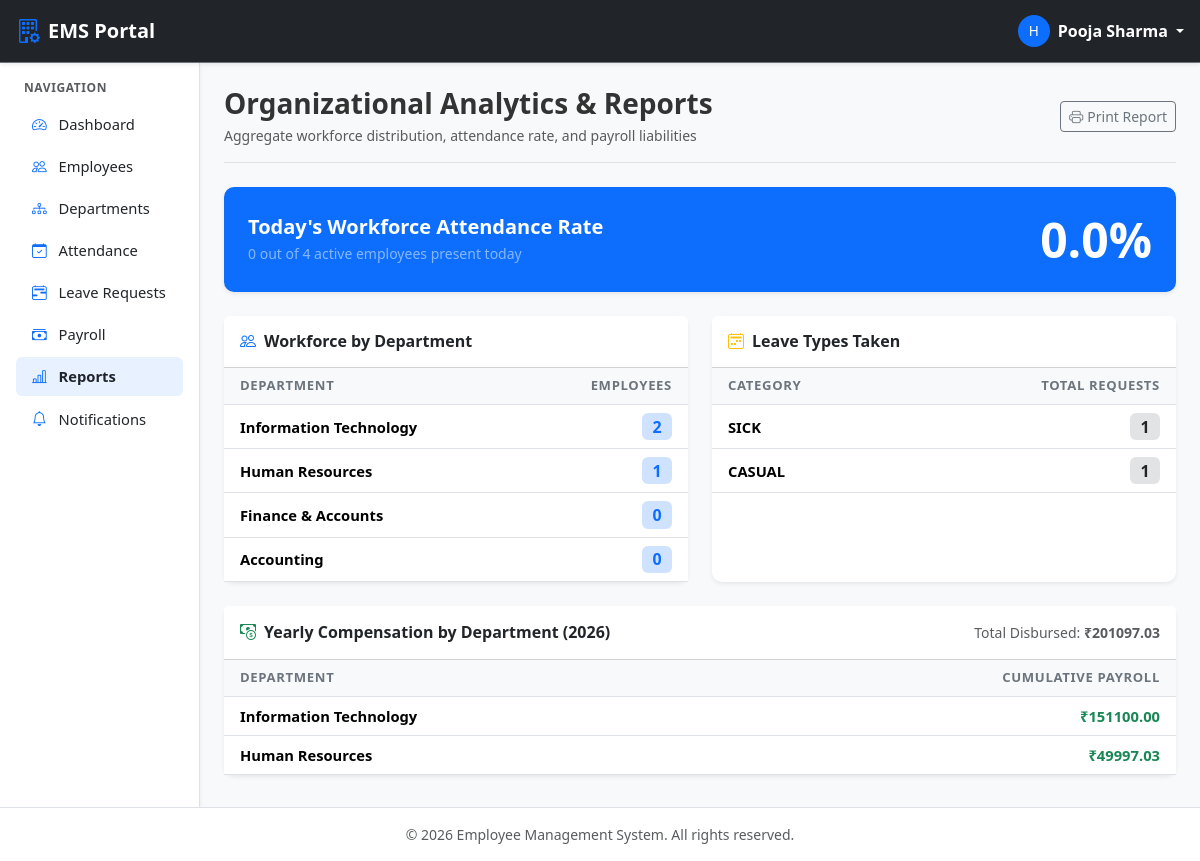
/reports/ (signed in), run on the app's committed database.
### departments/models.py (models this page shows, shortened)
class Department(models.Model):
    name = models.CharField(max_length=100, unique=True)
    description = models.TextField(blank=True, null=True)
    created_at = models.DateTimeField(auto_now_add=True)
    updated_at = models.DateTimeField(auto_now=True)
    class Meta:
        ordering = ['name']
        verbose_name = 'Department'
        verbose_name_plural = 'Departments'

### leaves/models.py (models this page shows, shortened)
class LeaveRequest(models.Model):
    LEAVE_TYPES = (
        ('CASUAL', 'Casual Leave'),
        ('SICK', 'Sick Leave'),
        ('EARNED', 'Earned Leave'),
        ('EMERGENCY', 'Emergency Leave'),
    )
    STATUS_CHOICES = (
        ('PENDING', 'Pending'),
        ('APPROVED', 'Approved'),
        ('REJECTED', 'Rejected'),
    )
    employee = models.ForeignKey(
        Employee,
        on_delete=models.CASCADE,
        related_name='leave_requests'
    )
    leave_type = models.CharField(max_length=15, choices=LEAVE_TYPES, default='CASUAL')
    start_date = models.DateField()
    end_date = models.DateField()
    reason = models.TextField()
    status = models.CharField(max_length=10, choices=STATUS_CHOICES, default='PENDING')
    rejection_reason = models.CharField(max_length=255, blank=True, null=True)
    applied_at = models.DateTimeField(auto_now_add=True)
    approved_by = models.ForeignKey(
        User,
        on_delete=models.SET_NULL,
        null=True,
        blank=True,
        related_name='approved_leaves'
    )
    action_taken_at = models.DateTimeField(null=True, blank=True)
    class Meta:
        ordering = ['-applied_at']

### reports/views.py (the view)
# urls.py: path('', views.reports_hub_view, name='reports_hub'),
@hr_required
def reports_hub_view(request):
    today = timezone.now().date()
    current_month = today.month
    current_year = today.year
    dept_distribution = Department.objects.annotate(
        staff_count=Count('employees')
    ).order_by('-staff_count')
    total_active_staff = Employee.objects.filter(status='ACTIVE').count()
    present_today = Attendance.objects.filter(date=today, status='PRESENT').count()
    absent_today = Attendance.objects.filter(date=today, status='ABSENT').count()
    attendance_rate = round((present_today / total_active_staff * 100), 1) if total_active_staff > 0 else 0
    leave_stats = LeaveRequest.objects.values('leave_type').annotate(
        total_requests=Count('id')
    ).order_by('-total_requests')
    dept_payroll = Department.objects.annotate(
        total_payroll=Sum('employees__salary_records__net_salary')
    ).filter(total_payroll__gt=0).order_by('-total_payroll')
    total_yearly_payroll = SalaryRecord.objects.filter(
        year=current_year
    ).aggregate(total=Sum('net_salary'))['total'] or 0.00
    context = {
        'dept_distribution': dept_distribution,
        'total_active_staff': total_active_staff,
        'present_today': present_today,
        'absent_today': absent_today,
        'attendance_rate': attendance_rate,
        'leave_stats': leave_stats,
        'dept_payroll': dept_payroll,
        'total_yearly_payroll': total_yearly_payroll,
        'current_year': current_year,
    }
    return render(request, 'reports/reports_hub.html', context)

### reports/templates/reports/reports_hub.html (shortened to what this page needs)
{% extends "base.html" %}
{% block content %}
<div class="container-fluid p-0">
    <div class="d-flex justify-content-between align-items-center pb-3 mb-4 border-bottom">
        <div>
            <h3 class="fw-bold mb-1">Organizational Analytics & Reports</h3>
            <p class="text-muted small mb-0">Aggregate workforce distribution, attendance rate, and payroll liabilities</p>
        </div>
        <button onclick="window.print()" class="btn btn-outline-secondary btn-sm">
            <i class="bi bi-printer me-1"></i>Print Report
        </button>
    </div>
    <div class="card shadow-sm border-0 mb-4 bg-primary text-white">
        <div class="card-body p-4 d-flex flex-column flex-md-row justify-content-between align-items-md-center gap-3">
            <div>
                <h5 class="fw-bold mb-1">Today's Workforce Attendance Rate</h5>
                <p class="text-white-50 small mb-0">{{ present_today }} out of {{ total_active_staff }} active employees present today</p>
            </div>
            <div class="display-5 fw-bold">{{ attendance_rate }}%</div>
        </div>
    </div>
    <div class="row g-4 mb-4">
        <div class="col-lg-6">
            <div class="card shadow-sm border-0 h-100">
                <div class="card-header bg-white py-3">
                    <h6 class="fw-bold mb-0 text-dark"><i class="bi bi-people me-2 text-primary"></i>Workforce by Department</h6>
                </div>
                <div class="card-body p-0">
                    <table class="table table-hover align-middle mb-0">
                        <thead class="table-light">
                            <tr>
                                <th class="ps-3">Department</th>
                                <th class="text-end pe-3">Employees</th>
                            </tr>
                        </thead>
                        <tbody>
                            {% for dept in dept_distribution %}
                            <tr>
                                <td class="ps-3 fw-semibold">{{ dept.name }}</td>
                                <td class="text-end pe-3">
                                    <span class="badge bg-primary-subtle text-primary fs-6">{{ dept.staff_count }}</span>
                                </td>
                            </tr>
                            {% empty %}
                            <tr><td colspan="2" class="text-center text-muted py-3">No department data recorded</td></tr>
                            {% endfor %}
                        </tbody>
                    </table>
                </div>
            </div>
        </div>
        <div class="col-lg-6">
            <div class="card shadow-sm border-0 h-100">
                <div class="card-header bg-white py-3">
                    <h6 class="fw-bold mb-0 text-dark"><i class="bi bi-calendar2-week me-2 text-warning"></i>Leave Types Taken</h6>
                </div>
                <div class="card-body p-0">
                    <table class="table table-hover align-middle mb-0">
                        <thead class="table-light">
                            <tr>
                                <th class="ps-3">Category</th>
                                <th class="text-end pe-3">Total Requests</th>
                            </tr>
                        </thead>
                        <tbody>
                            {% for item in leave_stats %}
                            <tr>
                                <td class="ps-3 fw-semibold">{{ item.leave_type }}</td>
                                <td class="text-end pe-3">
                                    <span class="badge bg-secondary-subtle text-dark fs-6">{{ item.total_requests }}</span>
                                </td>
                            </tr>
                            {% empty %}
                            <tr><td colspan="2" class="text-center text-muted py-3">No leave data available</td></tr>
                            {% endfor %}
                        </tbody>
                    </table>
                </div>
            </div>
        </div>
    </div>
    <div class="card shadow-sm border-0">
        <div class="card-header bg-white py-3 d-flex justify-content-between align-items-center">
            <h6 class="fw-bold mb-0 text-dark"><i class="bi bi-cash-coin me-2 text-success"></i>Yearly Compensation by Department ({{ current_year }})</h6>
            <span class="text-muted small">Total Disbursed: <strong>₹{{ total_yearly_payroll|floatformat:2 }}</strong></span>
        </div>
        <div class="card-body p-0">
            <table class="table table-hover align-middle mb-0">
                <thead class="table-light">
                    <tr>
                        <th class="ps-3">Department</th>
                        <th class="text-end pe-3">Cumulative Payroll</th>
                    </tr>
                </thead>
                <tbody>
                    {% for item in dept_payroll %}
                    <tr>
                        <td class="ps-3 fw-semibold">{{ item.name }}</td>
                        <td class="text-end pe-3 fw-bold text-success">₹{{ item.total_payroll|floatformat:2 }}</td>
                    </tr>
                    {% empty %}
                    <tr><td colspan="2" class="text-center text-muted py-4">No salary records generated this year</td></tr>
                    {% endfor %}
                </tbody>
            </table>
        </div>
    </div>
</div>
{% endblock %}

### templates/navbar.html (shortened to what this page needs)
<nav class="navbar navbar-expand-lg navbar-dark bg-dark sticky-top border-bottom border-secondary shadow-sm">
    <div class="container-fluid px-3">
        <a class="navbar-brand fw-bold d-flex align-items-center" href="#">
            <i class="bi bi-building-gear text-primary me-2 fs-4"></i>
            <span>EMS Portal</span>
        </a>
        {% if user.is_authenticated %}
        <div class="ms-auto d-flex align-items-center">
            <div class="dropdown">
                <a href="#" class="d-flex align-items-center text-white text-decoration-none dropdown-toggle" id="userDropdown" data-bs-toggle="dropdown" aria-expanded="false">
                    <span class="avatar-badge bg-primary text-white rounded-circle me-2 d-inline-flex justify-content-center align-items-center" style="width: 32px; height: 32px; font-size: 0.85rem;">
                        {{ user.username|first|upper }}
                    </span>
                    <span class="d-none d-sm-inline fw-semibold me-1">{{ user.get_full_name|default:user.username }}</span>
                </a>
            </div>
        </div>
        {% else %}
        <div class="ms-auto">
            <a href="{% url 'login' %}" class="btn btn-outline-light btn-sm px-3">Login</a>
        </div>
        {% endif %}
    </div>
</nav>

### static/css/style.css (style rules this page uses)
:root { --ems-primary: #0d6efd; --ems-dark: #212529; --ems-sidebar-bg: #ffffff; --ems-sidebar-width: 250px; --ems-card-radius: 10px; }
body { font-family: system-ui, -apple-system, "Segoe UI", Roboto, "Helvetica Neue", Arial, sans-serif; color: #333333; background-color: #f8f9fa; }
.card { border-radius: var(--ems-card-radius); border: 1px solid #edf2f9; transition: transform 0.15s ease-in-out, box-shadow 0.15s ease-in-out; }
.table thead th { font-size: 0.82rem; text-transform: uppercase; letter-spacing: 0.05em; color: #6c757d; background-color: #f8f9fa; border-bottom: 1px solid #dee2e6; }
.table tbody td { vertical-align: middle; font-size: 0.92rem; }

### data on the page
Department: name "Information Technology", staff_count "2", total_payroll "151100.00"
Department: name "Human Resources", staff_count "1", total_payroll "49997.03"
Department: name "Finance & Accounts", staff_count "0"
Department: name "Accounting", staff_count "0"
LeaveRequest: leave_type "SICK", total_requests "1"
LeaveRequest: leave_type "CASUAL", total_requests "1"

### other printed values
{{ user.username|first|upper }} "H"
{{ user.get_full_name|default:user.username }} "Pooja Sharma"
{{ present_today }} "0"
{{ total_active_staff }} "4"
{{ attendance_rate }} "0.0"
{{ total_yearly_payroll|floatformat:2 }} "201097.03"
